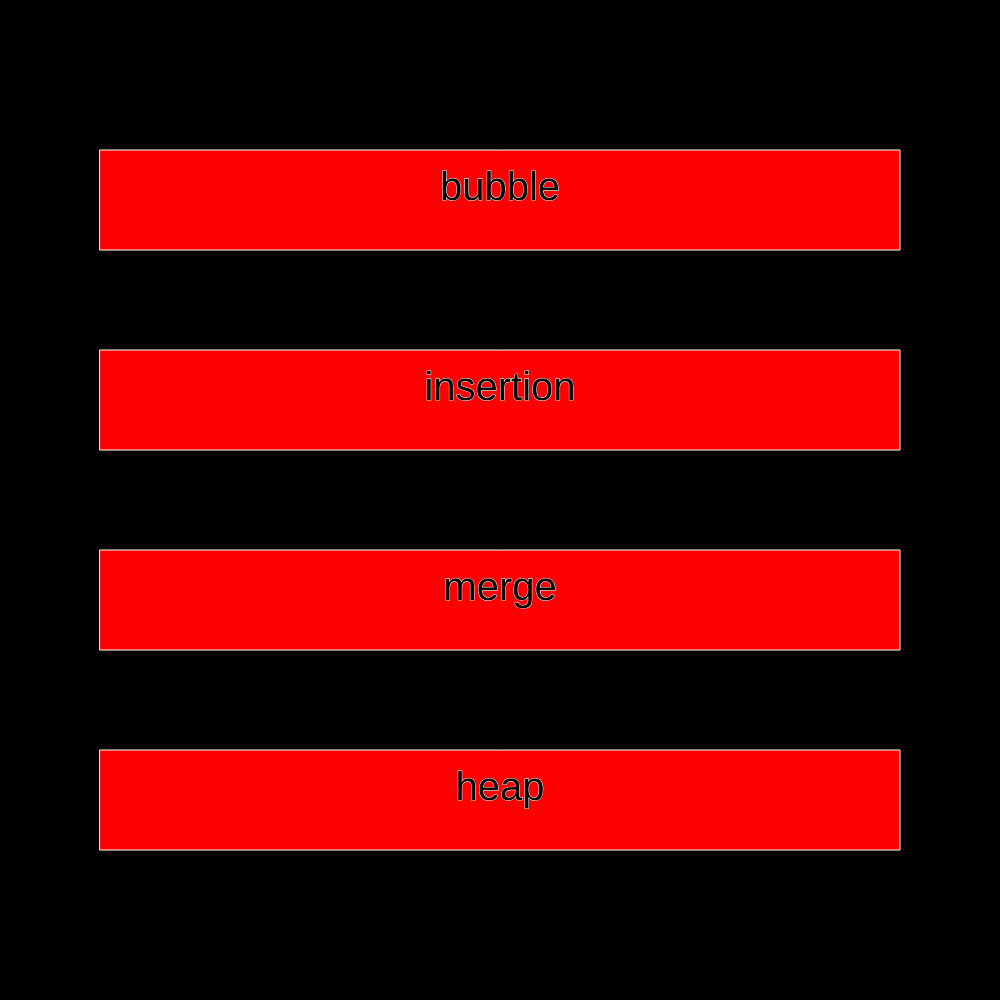
Frame 1 (no input)
Frame 60 (no input): identical to frame 1, image omitted
Frame 120 (the mouse pressed at the canvas centre since frame 60): identical to frame 1, image omitted

The p5.js sketch that drew this single still picture (run headless with seeded random() and noise() and a simulated clock; from frame 60 on, the mouse is pressed at the canvas centre):

// p5.js sketch
// ── sketch.js
const NUMOFDATAPTS = 20;
const CANVX = 1000;
const CANVY = 1000;
var array = [];

//drawing
var sorted = false;
var rectX= 0;
var rectY= 0;

//bubble sort
var xpos = 0;
var x = 0;
var ypos = 1;
var y = 0;

//general sorting
var sortInProgress = false;
var numOfUnsortedDataPoints = NUMOFDATAPTS;

//insertion sort
var ins = 1;

var sortMethod = "none";
var click = 0;

Array.prototype.shuffle = function() {
  for(let i = 0; i < NUMOFDATAPTS; i++){
    this[i] = 0;
  }
  for(let i = 1; i <= NUMOFDATAPTS; i++){
    let works = false;
    while(!works){
      let num = Math.floor((Math.random() * NUMOFDATAPTS));
      if(this[num] == 0){
        this[num] = i;
        works = true;
      }
    }
  }
  numOfUnsortedDataPoints = NUMOFDATAPTS;
  frameRate(3)
  return this
}

function setup() {
  createCanvas(CANVX, CANVY);
}

function mousePressed() {
  // Check if mouse is inside the circle
  if(mouseX > 100 && mouseX < 900){
    if(mouseY > 150 && mouseY < 250){
      click = 1;
      array.shuffle();
    }else if(mouseY > 350 && mouseY < 450){
      click = 2;
      array.shuffle();
    }else if(mouseY > 550 && mouseY < 650){
      click = 3;
      array.shuffle();
    }else if(mouseY > 750 && mouseY < 850){
      click = 4;
      array.shuffle();
    }
  }
  if(mouseY > 10 && mouseY < 110){
    if(mouseY > 10 && mouseY < 110){
      click = 5;
      array.shuffle();
    }
  }
}

function draw() {
  clear();
  background("black");

  if(sortMethod == "none"){
    xpos = 0;
    ypos = 1;
    stroke("white");
    fill("red");
    if(click == 1){
      fill("green");
    }else{
      fill("red");
    }
    rect(100, 150, 800 , 100);
    if(click == 2){
      fill("green");
    }else{
      fill("red");
    }
    rect(100, 350, 800 , 100);
    if(click == 3){
      fill("green");
    }else{
      fill("red");
    }
    rect(100, 550, 800 , 100);
    if(click == 4){
      fill("green");
    }else{
      fill("red");
    }
    rect(100, 750, 800 , 100);

    fill("black");
    textAlign(CENTER);
    textSize(40);
    text("bubble", 500, 200);
    text("insertion", 500, 400);
    text("merge", 500, 600);
    text("heap", 500, 800);

    if(click == 1){
      sortMethod = "bubble";
    } else if(click == 2){
      sortMethod = "insertion";
    } else if(click == 3){
      sortMethod = "merge";
    } else if(click == 4){
      sortMethod = "heap";
    }
  }else if(sortMethod == "bubble"){
    var rectX= 0;
    var rectY= 0;
    for(let i = 0; i < NUMOFDATAPTS;i++){
      if(xpos == i || ypos == i){
        stroke("green");
        fill("green");
      } else {
        stroke("gray");
        fill("gray");
      }
      rectY = 1000 - 1000 * (array[i]/NUMOFDATAPTS);
      rect(rectX, rectY, 1000/NUMOFDATAPTS , 1000 * (array[i]/NUMOFDATAPTS));
      rectX += 1000/NUMOFDATAPTS;
    }

    if(!sorted){
      //next step of sorting
      x = array[xpos];
      y = array[ypos];
      if(x > y){
        array[xpos] = y;
        array[ypos] = x;
        sortInProgress = true;
      }

      xpos ++;
      ypos ++;

      if(ypos == numOfUnsortedDataPoints){
        if(sortInProgress){
          sortInProgress = false;
          xpos = 0;
          ypos = 1;
          numOfUnsortedDataPoints -= 1;
        } else {
          sorted = true;
          xpos = NUMOFDATAPTS;
          ypos = NUMOFDATAPTS;
        }
      }
    }
    if(sorted){
      if(click == 5){
        fill("green");
      }else{
        fill("red");
      }
      rect(10, 10, 100 , 100);

      fill("black");
      textAlign(CENTER);
      textSize(20);
      text("end.", 60, 60);

      if(click == 5){
        sortMethod = "none";
        click = 0;
        sorted = false;
      }
    }

  } else if(sortMethod == "insertion"){

    if(ins < NUMOFDATAPTS){
      if(ins < NUMOFDATAPTS) {
        let key = array[ins];
        let j = ins - 1;
        xpos = ins;
        while (j >= 0 && array[j] > key) {
          array[j + 1] = array[j];
          j = j - 1;
        }
        array[j + 1] = key;

        ins++
      }
    } else {
      if(click == 5){
        fill("green");
      }else{
        fill("red");
      }
      rect(10, 10, 100 , 100);

      fill("black");
      textAlign(CENTER);
      textSize(20);
      text("end.", 60, 60);

      if(click == 5){
        sortMethod = "none";
        click = 0;
        sorted = false;
      }
    }

    var rectX= 0;
    var rectY= 0;
    for(let i = 0; i < NUMOFDATAPTS;i++){
      if(xpos == i){
        stroke("green");
        fill("green");
      } else {
        stroke("gray");
        fill("gray");
      }
      rectY = 1000 - 1000 * (array[i]/NUMOFDATAPTS);
      rect(rectX, rectY, 1000/NUMOFDATAPTS , 1000 * (array[i]/NUMOFDATAPTS));
      rectX += 1000/NUMOFDATAPTS;
    }


  } else if(sortMethod == "merge"){
    xpos = 0;
    ypos = 1;
    stroke("white");
    fill("red");

    if(click == 1){
      fill("green");
    }else{
      fill("red");
    }
    rect(100, 350, 800 , 100);


    fill("black");
    textAlign(CENTER);
    textSize(20);
    text("This is in unfinished. Click to return to sort selection.", 500, 400);

    if(click == 2){
      sortMethod = "none";
      click = 0;
    }

  } else if(sortMethod == "heap"){
    xpos = 0;
    ypos = 1;
    stroke("white");
    fill("red");

    if(click == 1){
      fill("green");
    }else{
      fill("red");
    }
    rect(100, 350, 800 , 100);


    fill("black");
    textAlign(CENTER);
    textSize(20);
    text("This is in unfinished. Click to return to sort selection.", 500, 400);

    if(click == 2){
      sortMethod = "none";
      click = 0;
    }

  }

}
